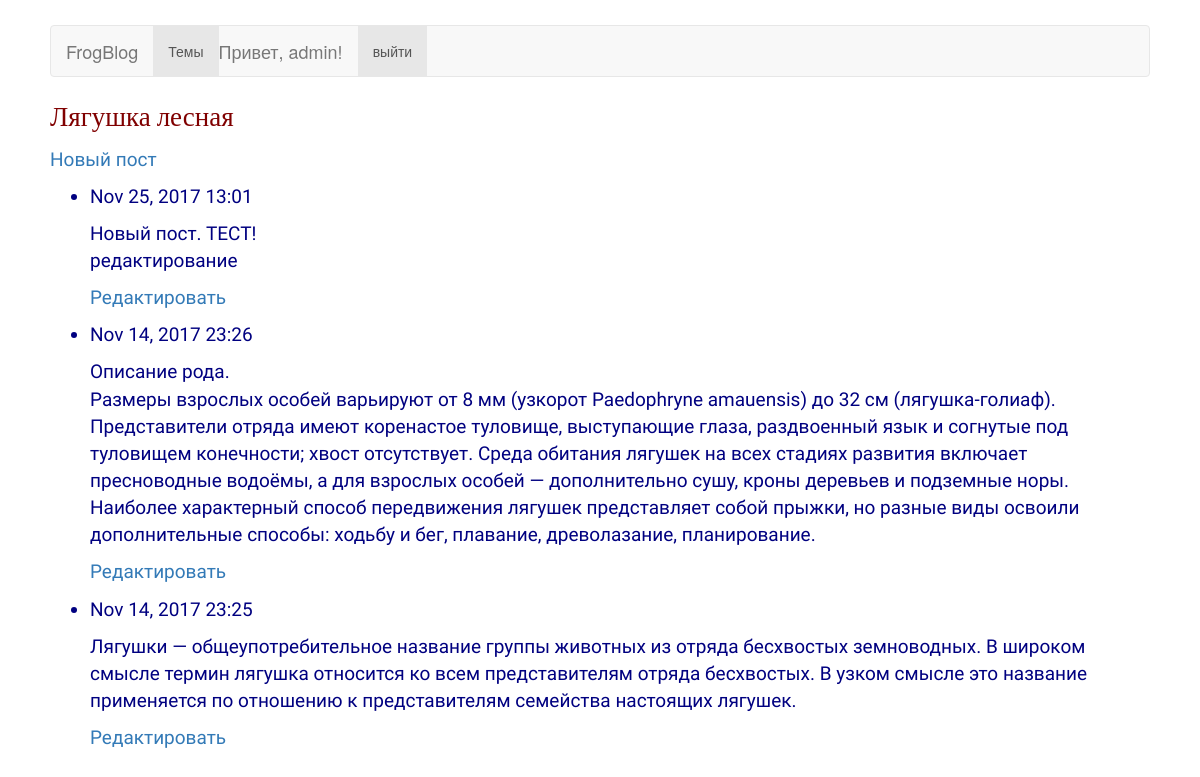
The page /topics/1/ (signed in) on the database its author committed.
### froggy/models.py (models this page shows, shortened)
class Topic(models.Model):
	text = models.CharField(max_length=150)
	date_added = models.DateTimeField(auto_now_add=True)
	owner = models.ForeignKey(User)
	def __str__(self):
		return self.text

class Entry(models.Model):
	topic = models.ForeignKey(Topic)
	text = models.TextField()
	date_added = models.DateTimeField(auto_now_add=True)
	class Meta:
		verbose_name_plural = 'entries'

### froggy/views.py (the view)
# urls.py: url(r'^topics/(?P<topic_id>\d+)/$', views.topic, name='topic'),
@login_required
def topic(request, topic_id):
	topic = Topic.objects.get(id=topic_id)
	if topic.owner != request.user:
		raise Http404
	entries = topic.entry_set.order_by('-date_added')
	context = {'topic':topic, 'entries':entries}
	return render(request, 'froggy/topic.html', context)

### froggy/templates/froggy/topic.html (shortened to what this page needs)
<!DOCTYPE html>
{% extends "froggy/base.html" %}
{% block content %}
{% load staticfiles %}
{% load bootstrap3 %}
<html>
<head>
	{% bootstrap_css %}
</head>
<body id="pad">
	<div id="txt">
	<p style="font-family: Lobster; color: maroon; font-size: 27px;">{{ topic }}</p>
	<p>
		<a href="{% url 'froggy:new_entry' topic.id %}">Новый пост</a>
	</p>
	<ul>
	{% for entry in entries %}
	  <li>
	  	<p>{{ entry.date_added|date:'M d, Y H:i' }}</p>
	  	<p>{{ entry.text|linebreaks }}</p>
	  	<p>
	  	  <a href="{% url 'froggy:edit_entry' entry.id %}">Редактировать</a>
	  	</p>
	  </li>
	{% empty %}
	  <li>
	  	Пока здесь ничего нет...
	  </li>
	{% endfor %}
	</ul>
	</div>
</body>
</html>
{% endblock content %}

### froggy/templates/froggy/base.html (shortened to what this page needs)
<nav class="navbar navbar-default">
  <div class="container-fluid">
	<div class="navbar-header">
	  <a class="navbar-brand" href="{% url 'froggy:home' %}">FrogBlog</a>
	</div>
	<div class="collapse navbar-collapse" id="nav-content">
		<ul class="nav navbar-nav">
	  	  <li class="active"><a href="{% url 'froggy:topics' %}">Темы</a></li>
	  	  {% if user.is_authenticated %}
	  	  <li class="navbar-brand">
	  	  	<p>Привет, {{ user.username }}!</p>
	  	  </li>
	  	  <li class="active">
	  	  	  <a href="{% url 'users:logout' %}">выйти</a>
	  	  </li>
	  	  {% endif %}
	  	</ul>
	</div>
  </div>
</nav>
{% block content %}{% endblock content %}

### froggy/templates/froggy/base.html (style rules this page uses)
#pad { padding-top: 25px; padding-bottom: 25px; padding-right: 50px; padding-left: 50px; background: url('http://bgrounds.ru/_include/img/bgs/yellow-fabric.jpg'); }

### froggy/templates/froggy/topic.html (style rules this page uses)
#txt { font-family: Neucha, cursive; color: navy; font-size: 19px; }

### rows shown on the page
Topic: text "Лягушка лесная"
Entry: date_added "Nov 25, 2017 13:01", text "Новый пост. ТЕСТ! редактирование"
Entry: date_added "Nov 14, 2017 23:26", text "Описание рода. Размеры взрослых особей варьируют от 8 мм (узкорот Paedophryne amauensis) до 32 см (лягушка-голиаф). Представители отряда имеют коренастое туловище, выступающие глаза, раздвоенный язык и согнутые под туловищем конечности; хвост отсутствует. Среда обитания лягушек на всех стадиях развития включает пресноводные водоёмы, а для взрослых особей — дополнительно сушу, кроны деревьев и подземные норы. Наиболее характерный способ передвижения лягушек представляет собой прыжки, но разные виды освоили дополнительные способы: ходьбу и бег, плавание, древолазание, планирование."
Entry: date_added "Nov 14, 2017 23:25", text "Лягушки — общеупотребительное название группы животных из отряда бесхвостых земноводных. В широком смысле термин лягушка относится ко всем представителям отряда бесхвостых. В узком смысле это название применяется по отношению к представителям семейства настоящих лягушек."

### other values the page prints
{{ user.username }} "admin"
